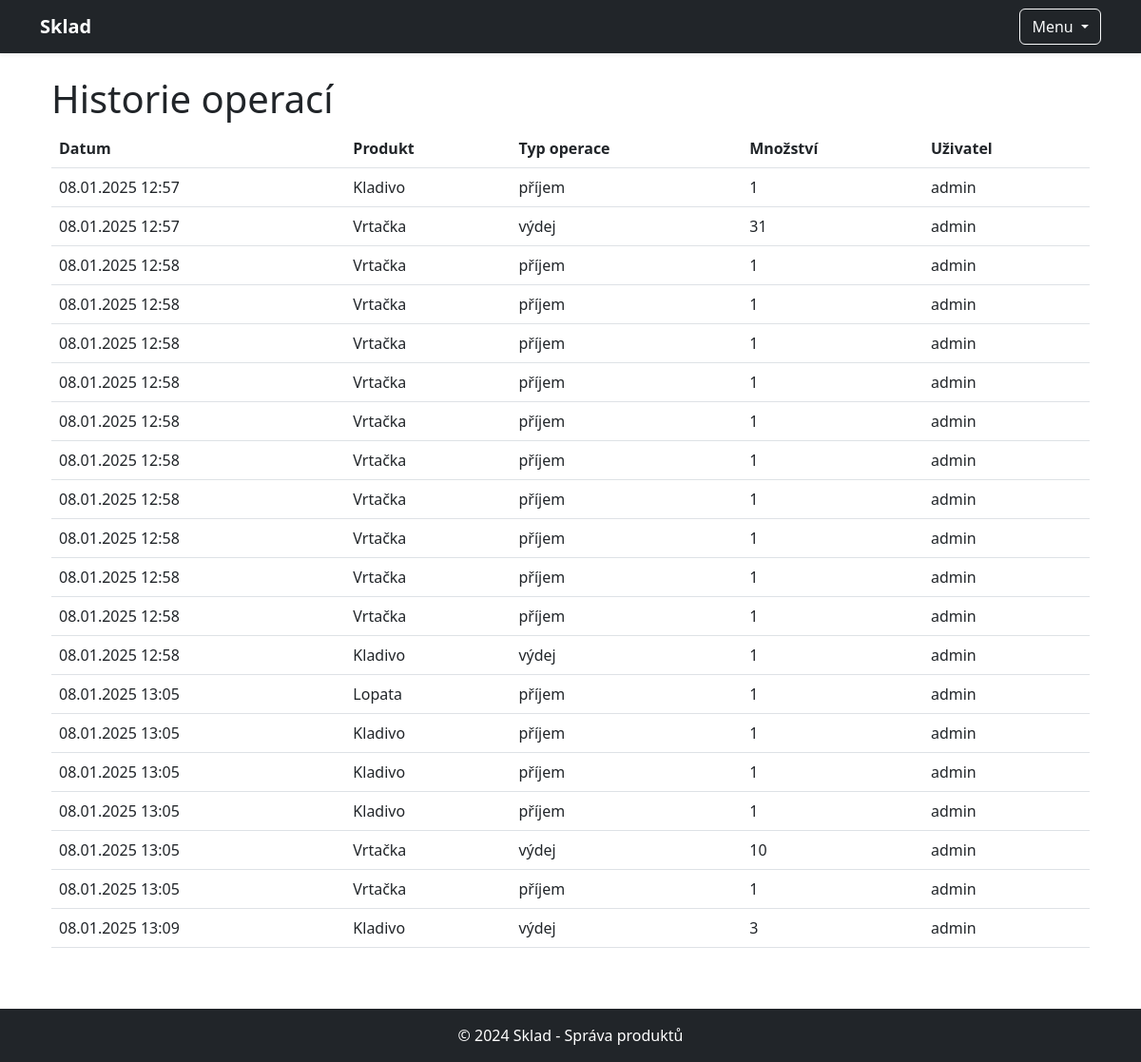
/historie/, run on the app's committed database.
### sklad/models.py (models this page shows, shortened)
class HistorieOperaci(models.Model):
    produkt = models.ForeignKey(Produkt, on_delete=models.SET_NULL, null=True, blank=True)
    produkt_nazev = models.CharField(max_length=200, blank=True, null=True)
    uzivatel = models.ForeignKey(User, on_delete=models.CASCADE)
    datum = models.DateTimeField(auto_now_add=True)
    typ_operace = models.CharField(max_length=10, choices=[('příjem', 'Příjem'), ('výdej', 'Výdej')])
    mnozstvi = models.PositiveIntegerField()

class Produkt(models.Model):
    nazev = models.CharField(max_length=200)
    popis = models.TextField(blank=True)
    cena = models.DecimalField(max_digits=10, decimal_places=2)
    mnozstvi = models.PositiveIntegerField()
    min_zasoba = models.PositiveIntegerField(default=0)
    uzivatel = models.ForeignKey(User, on_delete=models.SET_NULL, null=True, blank=True)  # Cizí klíč na uživatele

### sklad/views.py (the view)
# urls.py: path('historie/', views.historie_operaci, name='historie_operaci'),
def historie_operaci(request):
    historie = HistorieOperaci.objects.all()
    return render(request, 'sklad/historie.html', {'historie': historie})

### sklad/templates/sklad/historie.html
{% extends 'sklad/base.html' %}
{% block content %}
<div class="container">
    <h1>Historie operací</h1>
    {% if historie %}
        <table class="table">
            <thead>
                <tr>
                    <th>Datum</th>
                    <th>Produkt</th>
                    <th>Typ operace</th>
                    <th>Množství</th>
                    <th>Uživatel</th>
                </tr>
            </thead>
            <tbody>
                {% for operace in historie %}
                    <tr>
                        <td>{{ operace.datum|date:"d.m.Y H:i" }}</td>
                        <td>{{ operace.produkt.nazev }}</td>
                        <td>{{ operace.typ_operace }}</td>
                        <td>{{ operace.mnozstvi }}</td>
                        <td>{{ operace.uzivatel.username|default:"-" }}</td>
                    </tr>
                {% endfor %}
            </tbody>
        </table>
    {% else %}
        <p>Žádné operace nejsou k dispozici.</p>
    {% endif %}
</div>
{% endblock %}

### data on the page
HistorieOperaci: datum "08.01.2025 12:57", produkt.nazev "Kladivo", typ_operace "příjem", mnozstvi "1", uzivatel.username "admin"
HistorieOperaci: datum "08.01.2025 12:57", produkt.nazev "Vrtačka", typ_operace "výdej", mnozstvi "31", uzivatel.username "admin"
HistorieOperaci: datum "08.01.2025 12:58", produkt.nazev "Vrtačka", typ_operace "příjem", mnozstvi "1", uzivatel.username "admin"
HistorieOperaci: datum "08.01.2025 12:58", produkt.nazev "Vrtačka", typ_operace "příjem", mnozstvi "1", uzivatel.username "admin"
HistorieOperaci: datum "08.01.2025 12:58", produkt.nazev "Vrtačka", typ_operace "příjem", mnozstvi "1", uzivatel.username "admin"
HistorieOperaci: datum "08.01.2025 12:58", produkt.nazev "Vrtačka", typ_operace "příjem", mnozstvi "1", uzivatel.username "admin"
HistorieOperaci: datum "08.01.2025 12:58", produkt.nazev "Vrtačka", typ_operace "příjem", mnozstvi "1", uzivatel.username "admin"
HistorieOperaci: datum "08.01.2025 12:58", produkt.nazev "Vrtačka", typ_operace "příjem", mnozstvi "1", uzivatel.username "admin"
HistorieOperaci: datum "08.01.2025 12:58", produkt.nazev "Vrtačka", typ_operace "příjem", mnozstvi "1", uzivatel.username "admin"
HistorieOperaci: datum "08.01.2025 12:58", produkt.nazev "Vrtačka", typ_operace "příjem", mnozstvi "1", uzivatel.username "admin"
HistorieOperaci: datum "08.01.2025 12:58", produkt.nazev "Vrtačka", typ_operace "příjem", mnozstvi "1", uzivatel.username "admin"
HistorieOperaci: datum "08.01.2025 12:58", produkt.nazev "Vrtačka", typ_operace "příjem", mnozstvi "1", uzivatel.username "admin"
HistorieOperaci: datum "08.01.2025 12:58", produkt.nazev "Kladivo", typ_operace "výdej", mnozstvi "1", uzivatel.username "admin"
HistorieOperaci: datum "08.01.2025 13:05", produkt.nazev "Lopata", typ_operace "příjem", mnozstvi "1", uzivatel.username "admin"
HistorieOperaci: datum "08.01.2025 13:05", produkt.nazev "Kladivo", typ_operace "příjem", mnozstvi "1", uzivatel.username "admin"
HistorieOperaci: datum "08.01.2025 13:05", produkt.nazev "Kladivo", typ_operace "příjem", mnozstvi "1", uzivatel.username "admin"
HistorieOperaci: datum "08.01.2025 13:05", produkt.nazev "Kladivo", typ_operace "příjem", mnozstvi "1", uzivatel.username "admin"
HistorieOperaci: datum "08.01.2025 13:05", produkt.nazev "Vrtačka", typ_operace "výdej", mnozstvi "10", uzivatel.username "admin"
HistorieOperaci: datum "08.01.2025 13:05", produkt.nazev "Vrtačka", typ_operace "příjem", mnozstvi "1", uzivatel.username "admin"
HistorieOperaci: datum "08.01.2025 13:09", produkt.nazev "Kladivo", typ_operace "výdej", mnozstvi "3", uzivatel.username "admin"
